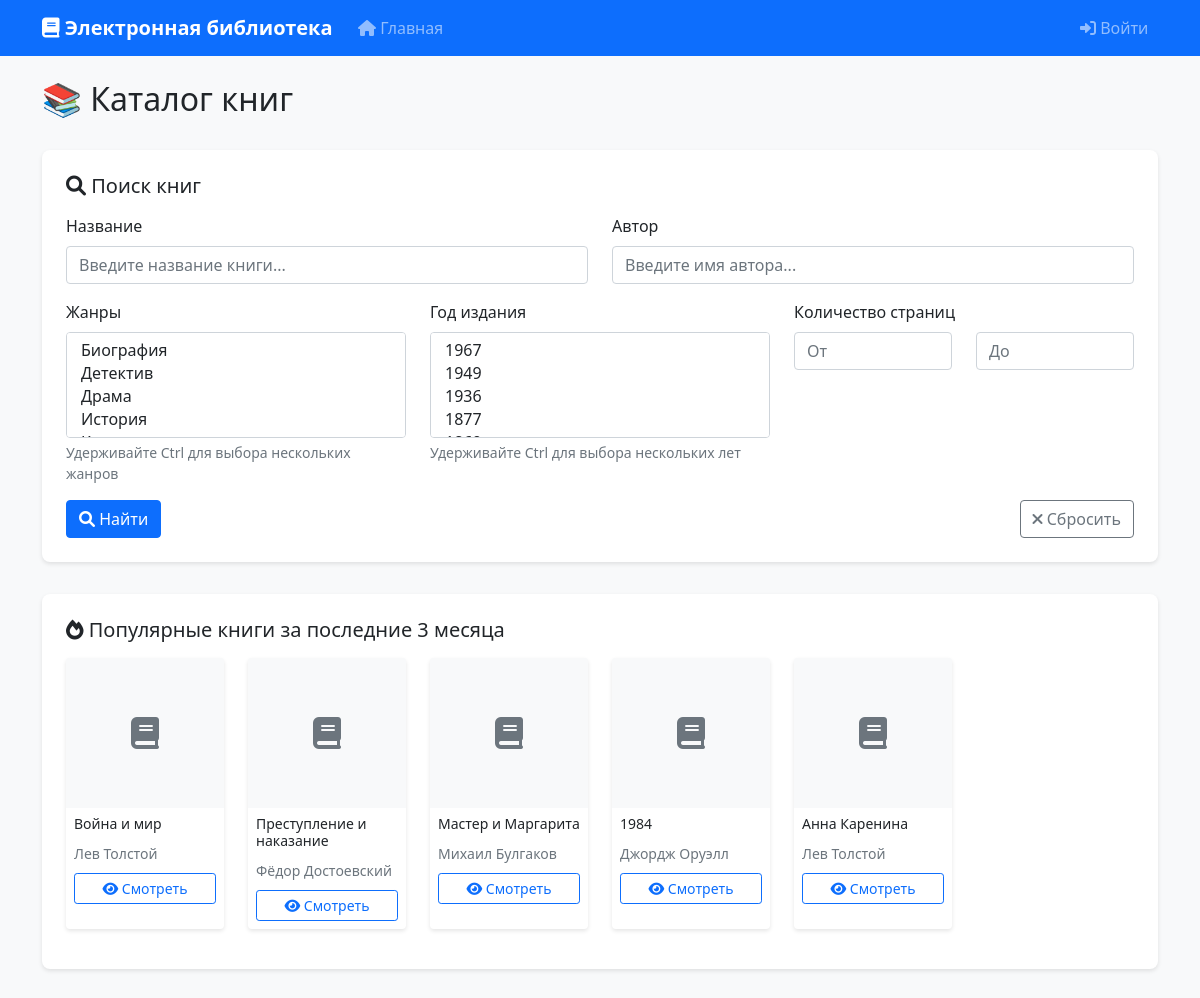
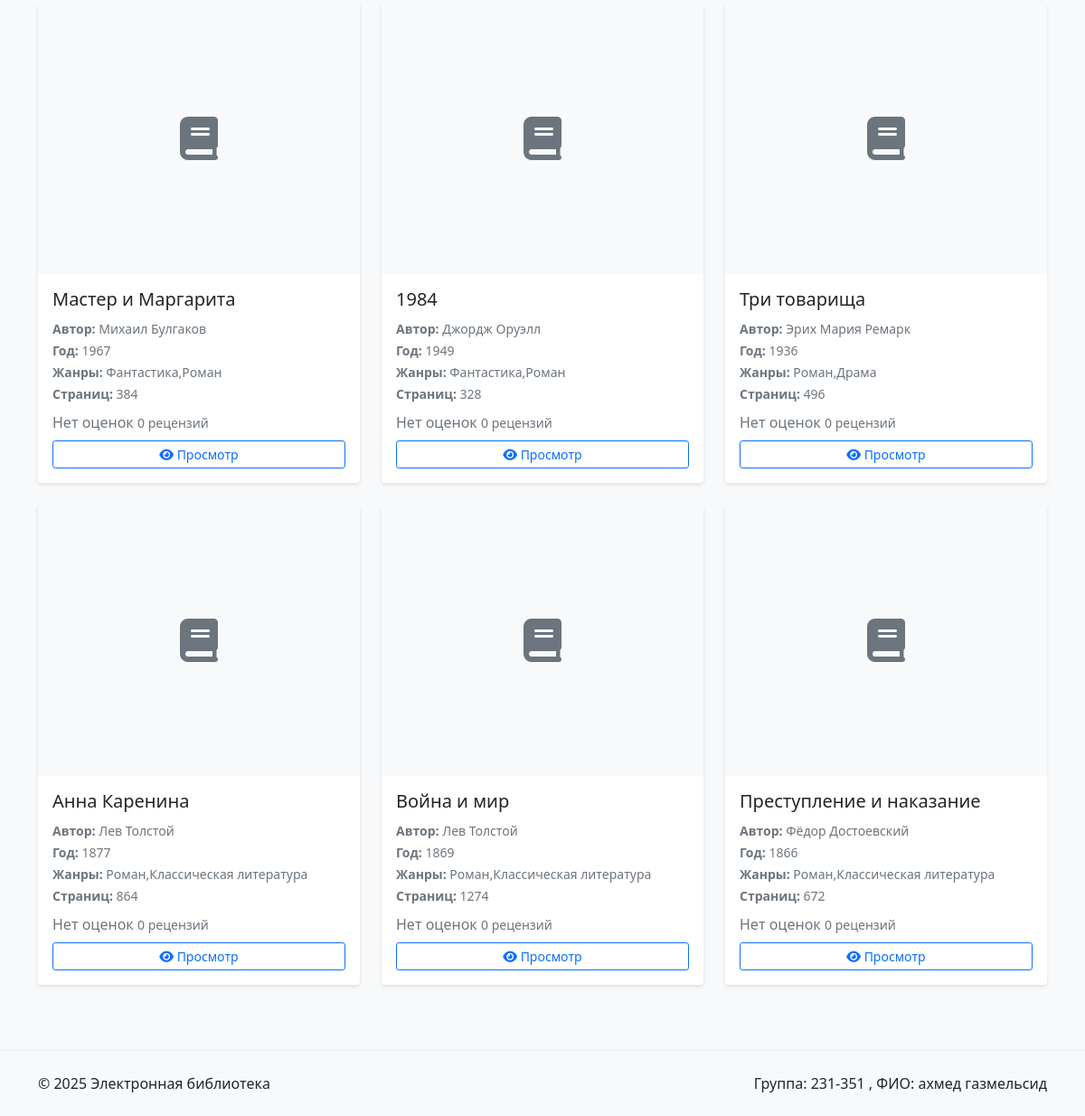
The page / on the database its author committed (2 pictures, top to bottom).
### tables this page shows
CREATE TABLE books (
            id INTEGER PRIMARY KEY AUTOINCREMENT,
            title TEXT NOT NULL,
            short_description TEXT NOT NULL,
            publication_year INTEGER NOT NULL,
            publisher TEXT NOT NULL,
            author TEXT NOT NULL,
            page_count INTEGER NOT NULL
        );

### web-exam-main/app.py (the view, shortened to what this page needs)
@app.route('/')
def index():
    ensure_db_initialized()
    page = request.args.get('page', 1, type=int)
    per_page = app.config['BOOKS_PER_PAGE']
    offset = (page - 1) * per_page
    search_title = request.args.get('title', '').strip()
    search_author = request.args.get('author', '').strip()
    search_genres = request.args.getlist('genres')
    search_years = request.args.getlist('years')
    page_from = request.args.get('page_from', type=int)
    page_to = request.args.get('page_to', type=int)
    db = get_db()
    where_conditions = []
    params = []
    if search_title:
        where_conditions.append("b.title LIKE ?")
        params.append(f"%{search_title}%")
    if search_author:
        where_conditions.append("b.author LIKE ?")
        params.append(f"%{search_author}%")
    if search_genres:
        genre_placeholders = ','.join('?' * len(search_genres))
        where_conditions.append(f"b.id IN (SELECT bg.book_id FROM book_genres bg WHERE bg.genre_id IN ({genre_placeholders}))")
        params.extend(search_genres)
    if search_years:
        year_placeholders = ','.join('?' * len(search_years))
        where_conditions.append(f"b.publication_year IN ({year_placeholders})")
        params.extend(search_years)
    if page_from:
        where_conditions.append("b.page_count >= ?")
        params.append(page_from)
    if page_to:
        where_conditions.append("b.page_count <= ?")
        params.append(page_to)
    where_clause = ""
    if where_conditions:
        where_clause = "WHERE " + " AND ".join(where_conditions)
    count_query = f"SELECT COUNT(DISTINCT b.id) as total FROM books b {where_clause}"
    total_books = db.execute(count_query, params).fetchone()['total']
    books_query = f"""
        SELECT b.*,
               GROUP_CONCAT(DISTINCT g.name) as genres,
               COALESCE(AVG(CAST(r.rating AS FLOAT)), 0) as avg_rating,
               COUNT(DISTINCT r.id) as review_count,
               bc.filename as cover_filename
        FROM books b
        LEFT JOIN book_genres bg ON b.id = bg.book_id
        LEFT JOIN genres g ON bg.genre_id = g.id
        LEFT JOIN reviews r ON b.id = r.book_id AND r.status_id = 2
        LEFT JOIN book_covers bc ON b.id = bc.book_id
        {where_clause}
        GROUP BY b.id
        ORDER BY b.publication_year DESC
        LIMIT ? OFFSET ?
    """
    books = db.execute(books_query, params + [per_page, offset]).fetchall()
    all_genres = db.execute("SELECT * FROM genres ORDER BY name").fetchall()
    all_years = db.execute("SELECT DISTINCT publication_year FROM books ORDER BY publication_year DESC").fetchall()
    three_months_ago = datetime.now() - timedelta(days=90)
    popular_books = db.execute("""
        SELECT b.*, COUNT(vh.id) as visit_count,
               bc.filename as cover_filename
        FROM books b
        LEFT JOIN visit_history vh ON b.id = vh.book_id AND vh.visit_date >= ?
        LEFT JOIN book_covers bc ON b.id = bc.book_id
        GROUP BY b.id
        ORDER BY visit_count DESC
        LIMIT 5
    """, (three_months_ago.date(),)).fetchall()
    recent_books = []
    total_pages = (total_books + per_page - 1) // per_page if total_books > 0 else 1
    has_prev = page > 1
    has_next = page < total_pages
    current_user = get_current_user()
    search_params = {
        'title': search_title,
        'author': search_author,
        'genres': search_genres,
        'years': search_years,
        'page_from': page_from,
        'page_to': page_to
    }
    return render_template('index.html',
                         books=books,
                         current_user=current_user,
                         page=page,
                         total_pages=total_pages,
                         has_prev=has_prev,
                         has_next=has_next,
                         popular_books=popular_books,
                         recent_books=recent_books,
                         all_genres=all_genres,
                         all_years=all_years,
                         search_params=search_params)

### web-exam-main/templates/index.html (shortened to what this page needs)
{% extends "base.html" %}
{% block content %}
<div class="row">
    <div class="col-12">
        <div class="d-flex justify-content-between align-items-center mb-4">
            <h1 class="h2">📚 Каталог книг</h1>
        </div>
        <div class="search-form">
            <h5 class="mb-3"><i class="fas fa-search"></i> Поиск книг</h5>
            <form method="GET" action="{{ url_for('index') }}">
                <div class="row">
                    <div class="col-md-6">
                        <div class="mb-3">
                            <label for="title" class="form-label">Название</label>
                            <input type="text" class="form-control" id="title" name="title"
                                   value="{{ search_params.title or '' }}"
                                   placeholder="Введите название книги...">
                        </div>
                    </div>
                    <div class="col-md-6">
                        <div class="mb-3">
                            <label for="author" class="form-label">Автор</label>
                            <input type="text" class="form-control" id="author" name="author"
                                   value="{{ search_params.author or '' }}"
                                   placeholder="Введите имя автора...">
                        </div>
                    </div>
                </div>
                <div class="row">
                    <div class="col-md-4">
                        <div class="mb-3">
                            <label for="genres" class="form-label">Жанры</label>
                            <select class="form-select" id="genres" name="genres" multiple size="4">
                                {% for genre in all_genres %}
                                    <option value="{{ genre.id }}"
                                        {% if genre.id|string in search_params.genres %}selected{% endif %}>
                                    </option>
                                {% endfor %}
                            </select>
                            <div class="form-text">Удерживайте Ctrl для выбора нескольких жанров</div>
                        </div>
                    </div>
                    <div class="col-md-4">
                        <div class="mb-3">
                            <label for="years" class="form-label">Год издания</label>
                            <select class="form-select" id="years" name="years" multiple size="4">
                                {% for year in all_years %}
                                    <option value="{{ year.publication_year }}"
                                        {% if year.publication_year|string in search_params.years %}selected{% endif %}>
                                    </option>
                                {% endfor %}
                            </select>
                            <div class="form-text">Удерживайте Ctrl для выбора нескольких лет</div>
                        </div>
                    </div>
                    <div class="col-md-4">
                        <div class="mb-3">
                            <label class="form-label">Количество страниц</label>
                            <div class="row">
                                <div class="col-6">
                                    <input type="number" class="form-control" name="page_from"
                                           value="{{ search_params.page_from or '' }}"
                                           placeholder="От" min="1">
                                </div>
                                <div class="col-6">
                                    <input type="number" class="form-control" name="page_to"
                                           value="{{ search_params.page_to or '' }}"
                                           placeholder="До" min="1">
                                </div>
                            </div>
                        </div>
                    </div>
                </div>
                <div class="d-flex justify-content-between">
                    <button type="submit" class="btn btn-primary">
                        <i class="fas fa-search"></i> Найти
                    </button>
                    <a href="{{ url_for('index') }}" class="btn btn-outline-secondary">
                        <i class="fas fa-times"></i> Сбросить
                    </a>
                </div>
            </form>
        </div>
        {% if popular_books %}
            <div class="popular-books">
                <h5 class="mb-3"><i class="fas fa-fire"></i> Популярные книги за последние 3 месяца</h5>
                <div class="row">
                    {% for book in popular_books %}
                        <div class="col-md-2 col-sm-4 col-6 mb-3">
                            <div class="card h-100">
                                {% if book.cover_filename %}
                                    <img src="{{ url_for('static', filename='uploads/' + book.cover_filename) }}"
                                         class="card-img-top" alt="{{ book.title }}"
                                         style="height: 150px; object-fit: cover;">
                                {% else %}
                                    <div class="card-img-top bg-light d-flex align-items-center justify-content-center"
                                         style="height: 150px;">
                                        <i class="fas fa-book fa-2x text-muted"></i>
                                    </div>
                                {% endif %}
                                <div class="card-body p-2">
                                    <h6 class="card-title small">{{ book.title|truncate(30) }}</h6>
                                    <small class="text-muted">{{ book.author|truncate(25) }}</small>
                                    <div class="mt-2">
                                        <a href="{{ url_for('view_book', book_id=book.id) }}"
                                           class="btn btn-outline-primary btn-sm w-100">
                                            <i class="fas fa-eye"></i> Смотреть
                                        </a>
                                    </div>
                                </div>
                            </div>
                        </div>
                    {% endfor %}
                </div>
            </div>
        {% endif %}
        {% if books %}
            <div class="row">
                {% for book in books %}
                    <div class="col-md-6 col-lg-4 mb-4">
                        <div class="card h-100">
                            {% if book.cover_filename %}
                                <img src="{{ url_for('static', filename='uploads/' + book.cover_filename) }}"
                                     class="card-img-top" alt="{{ book.title }}"
                                     style="height: 300px; object-fit: cover;">
                            {% else %}
                                <div class="card-img-top bg-light d-flex align-items-center justify-content-center"
                                     style="height: 300px;">
                                    <i class="fas fa-book fa-3x text-muted"></i>
                                </div>
                            {% endif %}
                            <div class="card-body d-flex flex-column">
                                <h5 class="card-title">{{ book.title }}</h5>
                                <div class="mb-2">
                                    <small class="text-muted">
                                        <strong>Автор:</strong> {{ book.author }}<br>
                                        <strong>Год:</strong> {{ book.publication_year }}<br>
                                        <strong>Жанры:</strong> {{ book.genres or 'Не указаны' }}<br>
                                        <strong>Страниц:</strong> {{ book.page_count }}
                                    </small>
                                </div>
                                <div class="mb-2">
                                    {% if book.avg_rating > 0 %}
                                        <div class="text-warning">
                                            {% for i in range(1, 6) %}
                                                {% if i <= book.avg_rating %}
                                                    <i class="fas fa-star"></i>
                                                {% else %}
                                                    <i class="far fa-star"></i>
                                                {% endif %}
                                            {% endfor %}
                                            <span class="text-muted ms-1">({{ "%.1f"|format(book.avg_rating) }})</span>
                                        </div>
                                    {% else %}
                                        <span class="text-muted">Нет оценок</span>
                                    {% endif %}
                                    <small class="text-muted">{{ book.review_count }} рецензий</small>
                                </div>
                                <div class="mt-auto">
                                    <div class="d-grid gap-2">
                                        <a href="{{ url_for('view_book', book_id=book.id) }}"
                                           class="btn btn-outline-primary btn-sm">
                                            <i class="fas fa-eye"></i> Просмотр
                                        </a>
                                    </div>
                                </div>
                            </div>
                        </div>
                    </div>
                {% endfor %}
            </div>
        {% endif %}
    </div>
</div>
{% endblock %}

### rows shown on the page
books: title "Война и мир", author "Лев Толстой", publication_year "1869", genres "Роман,Классическая литература", page_count "1274", review_count "0"
books: title "Преступление и наказание", author "Фёдор Достоевский", publication_year "1866", genres "Роман,Классическая литература", page_count "672", review_count "0"
books: title "Мастер и Маргарита", author "Михаил Булгаков", publication_year "1967", genres "Фантастика,Роман", page_count "384", review_count "0"
books: title "1984", author "Джордж Оруэлл", publication_year "1949", genres "Фантастика,Роман", page_count "328", review_count "0"
books: title "Анна Каренина", author "Лев Толстой", publication_year "1877", genres "Роман,Классическая литература", page_count "864", review_count "0"
books: title "Три товарища", author "Эрих Мария Ремарк", publication_year "1936", genres "Роман,Драма", page_count "496", review_count "0"
